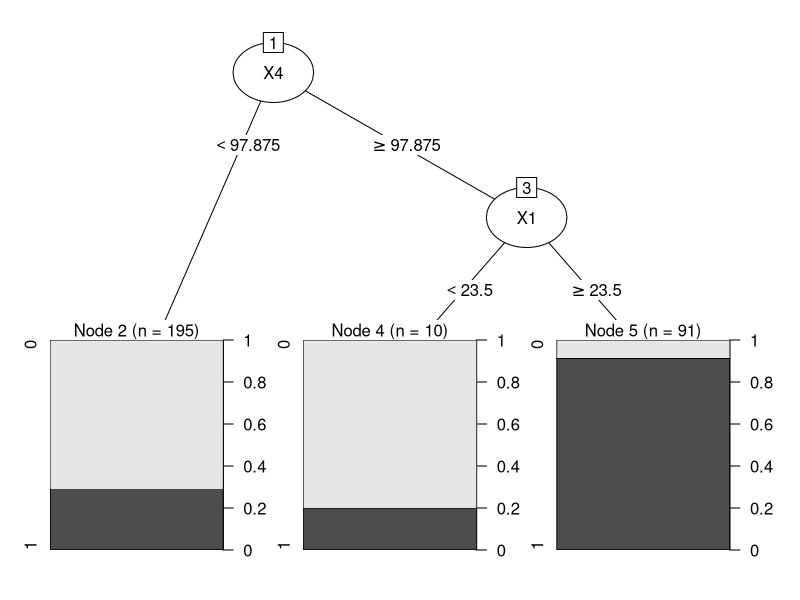

Recreate this plot in R. (Note: this script raises an error after producing the figure.)
# PART 1
# Assume variable 'Group' doesn't exist
# 1. Use all x variables as predictors to build a classification decision tree
# 2. Use all y variables as predictors to build a classification decision tree
# 3. Use all x and y as predictors to build a decision tree

# PART 2 
# What is the role of the group column (assume it is gender)
# 1. Split data file based on group
# 2. Apply what you have done in part 1 for each groups 
# 3. Get a confusion matrix for group 1 and group 2
# 4. Combine both confusion matrices to see can you get a more precise result

# For both parts you can leave the dataset as is, don't have to remove missing data
# Must experiment with different control parameters (minbucket etc.) to achieve what you believe to be the optimal tree
# Due in 2 weeks (Wed 17th Nov)
# Can upload Rscript (not marked) 
# Will need to complete a questionnaire that will be posted on blackboard asking for figures based on the results of your code (marked)
# Worth 6%

# Lab 1
setwd("C:\\Users\\harry\\OneDrive\\Documents\\college\\4th year\\semester 1\\data analytics\\lab 1\\wd")
Data <- read.delim("Data for Lab 1.csv",header=TRUE, sep = ",")
Data

#imputationg the missing values uaing predictive mean matching
install.packages("mice")
library("mice")

Data <- mice(Data, m=1, meth = "pmm")

Data <- complete(Data,1)

# Eliminating the first column of the Data- the ID column
Data <- Data[,-1]
# Elimination the group column
Data <- Data[,-2]
# Creating 2 new datasets - one for just x and one for just y
Datax <- Data[,-c(9:16)]
Datax
Datay <- Data[,-c(2:8)]
Datay

### Model 1
# Examining structure of data
str(Datax)
set.seed(123)

# Tells R we want to work with this dataset
#attach(Datax)

# Downloading and Installing R package
install.packages("rpart")
library("rpart")
install.packages("partykit")
library("partykit")



# Picking out the response column
cols <- c(1)

# Telling R that response factors
Datax[cols] <- lapply(Datax[cols], factor)
# Examining structure of data
str(Datax)
# Creating our decision tree model - use maxdepth = 2 as the extra variables being used are not worth the small increase in accuracy I think
DT_Modelx <- rpart(Response~., data = Datax, control = rpart.control(minsplit = 20, minbucket = 10 , maxdepth = 2))
# Printing out the model
print(DT_Modelx)

# Plotting the model- this will print out the decision tree to the console
plot(as.party(DT_Modelx))

# Percent correct 
pred <- predict(DT_Modelx, Datax, type="class") 
CMx <- table(Datax$Response, pred)
CMx
227/296 = 0.7669

### Model 2
# Examining structure of data
str(Datay)
set.seed(123)

# Tells R we want to work with this dataset
#attach(Datay)

# Picking out the response column
cols <- c(1)

# Telling R that response factors
Datay[cols] <- lapply(Datay[cols], factor)
# Examining structure of data
str(Datay)
# Creating our decision tree model - use maxdepth = 2 as the extra variables being used are not worth the small increase in accuracy I think
DT_Modely <- rpart(Response~., data = Datay, control = rpart.control(minsplit = 20, minbucket = 10 , maxdepth = 2))
# Printing out the model
print(DT_Modely)

# Plotting the model- this will print out the decision tree to the console
plot(as.party(DT_Modely))

# Percent correct 
pred <- predict(DT_Modely, Datay, type="class") 
CMy <- table(Datay$Response, pred)
CMy
214/296


### Model 3
# Examining structure of data
str(Data)
set.seed(123)

# Tells R we want to work with this dataset
#attach(Data)

# Picking out the response column
cols <- c(1)

# Telling R that response factors
Data[cols] <- lapply(Data[cols], factor)
# Examining structure of data
str(Data)
# Creating our decision tree model - use maxdepth = 2 as the extra variables being used are not worth the small increase in accuracy I think
DT_Model <- rpart(Response~., data = Data, control = rpart.control(minsplit = 20, minbucket = 10 , maxdepth = 2))
# Printing out the model
print(DT_Model)

# Plotting the model- this will print out the decision tree to the console
plot(as.party(DT_Model))

# Percent correct 
pred <- predict(DT_Model, Data, type="class") 
CM <- table(Data$Response, pred)
CM
229/296

### Model 4
Data <- read.delim("Data for Lab 1.csv",header=TRUE, sep = ",")

# impute data
Data <- mice(Data, m=1, meth = "pmm")
Data <- complete(Data,1)

# Eliminating the first column of the Data- the ID column
Data <- Data[,-1]
Group1 <- Data[Data$Group == 0, ]
Group2 <- Data[Data$Group == 1, ]

# Elimination the group column
Group1 <- Group1[,-2]

# Creating 2 new datasets - one for just x and one for just y
Group1x <- Group1[,-c(9:16)]
Group1x
Group1y <- Group1[,-c(2:8)]
Group1y

# Elimination the group column
Group2 <- Group2[,-2]
# Creating 2 new datasets - one for just x and one for just y
Group2x <- Group2[,-c(9:16)]
Group2x
Group2y <- Group2[,-c(2:8)]
Group2y

# Examining structure of data
str(Group1x)
set.seed(123)

# Picking out the response column
cols <- c(1)

# Telling R that response factors
Group1x[cols] <- lapply(Group1x[cols], factor)
# Examining structure of data
str(Group1x)
# Creating our decision tree model - use maxdepth = 2 as the extra variables being used are not worth the small increase in accuracy I think
DT_Model4 <- rpart(Response~., data = Group1x, control = rpart.control(minsplit = 20, minbucket = 10 , maxdepth = 2))
# Printing out the model
print(DT_Model4)

# Plotting the model- this will print out the decision tree to the console
plot(as.party(DT_Model4))

# Percent correct 
pred <- predict(DT_Model4, Group1x, type="class") 
CM4 <- table(Group1x$Response, pred)
CM4
70/96

### Model 5
# Examining structure of data
str(Group2x)
set.seed(123)

# Picking out the response column
cols <- c(1)

# Telling R that response factors
Group2x[cols] <- lapply(Group2x[cols], factor)
# Examining structure of data
str(Group2x)
# Creating our decision tree model - use maxdepth = 2 as the extra variables being used are not worth the small increase in accuracy I think
DT_Model5 <- rpart(Response~., data = Group2x, control = rpart.control(minsplit = 20, minbucket = 10 , maxdepth = 2))
# Printing out the model
print(DT_Model5)

# Plotting the model- this will print out the decision tree to the console
plot(as.party(DT_Model5))

# Percent correct 
pred <- predict(DT_Model5, Group2x, type="class") 
CM5 <- table(Group2x$Response, pred)
CM5
161/200

### Model 6
# Examining structure of data
str(Group1y)
set.seed(123)

# Picking out the response column
cols <- c(1)

# Telling R that response factors
Group1y[cols] <- lapply(Group1y[cols], factor)
# Examining structure of data
str(Group1y)
# Creating our decision tree model
DT_Model6 <- rpart(Response~., data = Group1y, control = rpart.control(minsplit = 20, minbucket = 10 , maxdepth = 2))
# Printing out the model
print(DT_Model6)

# Plotting the model- this will print out the decision tree to the console
plot(as.party(DT_Model6))

# Percent correct 
pred <- predict(DT_Model6, Group1y, type="class") 
CM6 <- table(Group1y$Response, pred)
CM6
70/96

### Model 7
# Examining structure of data
str(Group2y)
set.seed(123)

# Picking out the response column
cols <- c(1)

# Telling R that response factors
Group2y[cols] <- lapply(Group2y[cols], factor)
# Examining structure of data
str(Group2y)
# Creating our decision tree model
DT_Model7 <- rpart(Response~., data = Group2y, control = rpart.control(minsplit = 20, minbucket = 10 , maxdepth = 2))
# Printing out the model
print(DT_Model7)

# Plotting the model- this will print out the decision tree to the console
plot(as.party(DT_Model7))

# Percent correct 
pred <- predict(DT_Model7, Group2y, type="class") 
CM7 <- table(Group2y$Response, pred)
CM7
154/200

### Model 8
# Examining structure of data
str(Group1)
set.seed(123)

# Picking out the response column
cols <- c(1)

# Telling R that response factors
Group1[cols] <- lapply(Group1[cols], factor)
# Examining structure of data
str(Group1)
# Creating our decision tree model - use maxdepth = 2 as the extra variables being used are not worth the small increase in accuracy I think
DT_Model8 <- rpart(Response~., data = Group1, control = rpart.control(minsplit = 20, minbucket = 10 , maxdepth = 2))
# Printing out the model
print(DT_Model8)

# Plotting the model- this will print out the decision tree to the console
plot(as.party(DT_Model8))

# Percent correct 
pred <- predict(DT_Model8, Group1, type="class") 
CM8 <- table(Group1$Response, pred)
CM8
70/96

### Model 9
# Examining structure of data
str(Group2)
set.seed(123)

# Picking out the response column
cols <- c(1)

# Telling R that response factors
Group2[cols] <- lapply(Group2[cols], factor)
# Examining structure of data
str(Group2)
# Creating our decision tree model
DT_Model9 <- rpart(Response~., data = Group2, control = rpart.control(minsplit = 20, minbucket = 10 , maxdepth = 2))
# Printing out the model
print(DT_Model9)

# Plotting the model- this will print out the decision tree to the console
plot(as.party(DT_Model9))

# Percent correct 
pred <- predict(DT_Model9, Group2, type="class") 
CM9 <- table(Group2$Response, pred)
CM9
161/200

# Overall correct % = a%A%+b%B% for X predictors(same as X and Y)
(((96/296)*(70/96)) + ((200/296)*(161/200)))
# Model 1
241/296

# Overall correct % = a%A%+b%B% for Y predictors
(((96/296)*(68/96)) + ((200/296)*(154/200)))
# Model 2
229/296

# Overall correct % = a%A%+b%B% for Y predictors (same as X)
(((96/296)*(70/96)) + ((200/296)*(161/200))) 
# Model 3 (highest of 1,2,3)
242/296
